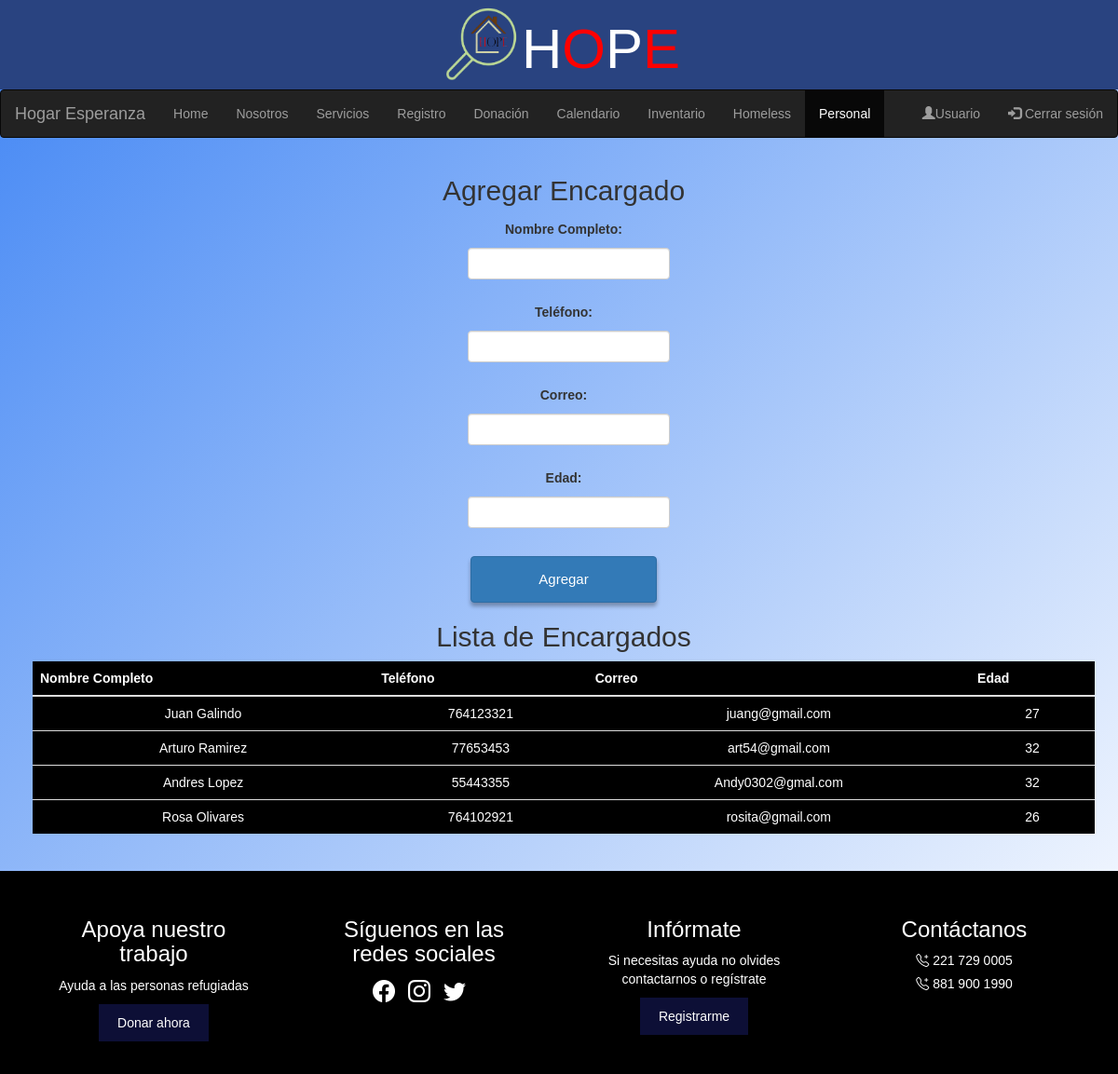
Screenshot of /BackEnd/PHP/HOPE/vistas/personal.php with the database file from the repository.
### tables this page shows
CREATE TABLE `encargado` (
  `encargado` int(11) NOT NULL,
  `nombre_completo` varchar(50) NOT NULL,
  `telefono` int(15) NOT NULL,
  `correo` varchar(50) NOT NULL,
  `edad` int(9) NOT NULL
);

### BackEnd/PHP/HOPE/vistas/personal.php (the view, shortened to what this page needs)
<!DOCTYPE html>
<html lang="en">
<head>
    <link rel="stylesheet" href="https://maxcdn.bootstrapcdn.com/bootstrap/3.4.1/css/bootstrap.min.css">
    <link href="https://cdn.jsdelivr.net/npm/bootstrap-icons@1.10.0/font/bootstrap-icons.css" rel="stylesheet">
    <link rel="stylesheet" href="/HOPE/CSS/styles.css" />
    <link rel="stylesheet" href="https://cdnjs.cloudflare.com/ajax/libs/font-awesome/5.15.4/css/all.min.css">
</head>
<body>
    <header>
      <img src="/HOPE/Assets/logo-removebg-preview.png" alt="" width="90px" height="85px">
        <h1 id="HP">H</h1>
        <h1 id="OE">O</h1>
        <h1 id="HP">P</h1>
        <h1 id="OE">E</h1>
    </header>
    <nav class="navbar navbar-inverse">
      <div class="container-fluid">
        <div class="navbar-header">
          <a class="navbar-brand" href="#">Hogar Esperanza</a>
        </div>
        <ul class="nav navbar-nav">
            <li><a href="/HOPE/vistas/user_admin.php">Home</a></li>
            <li><a href="/HOPE/vistas/nosotros_a.php">Nosotros</a></li>
            <li><a href="/HOPE/vistas/servicios_a.php">Servicios</a></li>
            <li><a href="/HOPE/vistas/registro.php">Registro</a></li>
            <li><a href="/HOPE/vistas/donacion_a.php">Donación</a></li>
            <li><a href="/HOPE/vistas/calendario_a.php">Calendario</a></li>
            <li><a href="/HOPE/vistas/inventario_a.php">Inventario</a></li>
            <li><a href="/HOPE/vistas/homeless.php">Homeless</a></li>
            <li class="active"><a href="#">Personal</a></li>
          </ul>
        <ul class="nav navbar-nav navbar-right">
          <li><a href="/HOPE/vistas/usuario_admin.php"><span class="glyphicon glyphicon-user"></span>Usuario</a></li>
          <li><a href="/HOPE/includes/logout.php"><span class="glyphicon glyphicon-log-in"></span> Cerrar sesión</a></li>
        </ul>
      </div>
    </nav>
    <div class="container">
        <h2>Agregar Encargado</h2>
        <?php
        $servername = "localhost";
        $username = "root";
        $password = "";
        $dbname = "albergue";
        ?>
        <form method="POST">
            <div class="form-group">
                <label for="nombre_completo">Nombre Completo:</label>
                <input type="text" class="form-control" id="nombre_completo" name="nombre_completo" required>
            </div>
            <div class="form-group">
                <label for="telefono">Teléfono:</label>
                <input type="text" class="form-control" id="telefono" name="telefono" required>
            </div>
            <div class="form-group">
                <label for="correo">Correo:</label>
                <input type="email" class="form-control" id="correo" name="correo" required>
            </div>
            <div class="form-group">
                <label for="edad">Edad:</label>
                <input type="number" class="form-control" id="edad" name="edad" required>
            </div>
            <button type="submit" class="btn btn-primary">Agregar</button>
        </form>
        <h2>Lista de Encargados</h2>
        <?php
            $conn = new mysqli($servername, $username, $password, $dbname);
        $sql = "SELECT nombre_completo, telefono, correo, edad FROM encargado";
        $result = $conn->query($sql);
        if ($result === false) {
            echo "<div class='alert alert-danger'>Error en la consulta: " . $conn->error . "</div>";
        } else {
        if ($result->num_rows > 0) {
            echo "<table class='table'>";
            echo "<thead><tr><th>Nombre Completo</th><th>Teléfono</th><th>Correo</th><th>Edad</th></tr></thead><tbody>";
        while($row = $result->fetch_assoc()) {
            echo "<tr><td>" . $row["nombre_completo"]. "</td><td>" . $row["telefono"]. "</td><td>" . $row["correo"]. "</td><td>" . $row["edad"]. "</td></tr>";
        }
        echo "</tbody></table>";
        } else {
        echo "<div class='alert alert-info'>No se encontraron encargados.</div>";
       }
    }
?>
    </div>
    <footer class="footer">
        <div class="footer-section">
          <h3>Apoya nuestro trabajo</h3>
          <p>Ayuda a las personas refugiadas</p>
          <button>Donar ahora</button>
        </div>
        <div class="footer-section">
          <h3>Síguenos en las redes sociales</h3>
          <div class="social-icons">
            <i class="bi bi-facebook"></i>
            <i class="bi bi-instagram"></i>
            <i class="bi bi-twitter"></i>
          </div>
        </div>
        <div class="footer-section">
          <h3>Infórmate</h3>
          <p>Si necesitas ayuda no olvides contactarnos o regístrate</p>
          <button>Registrarme</button>
        </div>
        <div class="footer-section">
          <h3>Contáctanos</h3>
          <p><i class="bi bi-telephone-plus"></i> 221 729 0005</p>
          <p><i class="bi bi-telephone-plus"></i> 881 900 1990</p>
        </div>
    </footer>
</body>
</html>

### BackEnd/PHP/HOPE/CSS/styles.css (style rules this page uses)
* { margin: 0; }
body { font-family: Arial, sans-serif; text-align: center; background: linear-gradient(-45deg, #0d69a6, #6dd5fa, #ffffff, #4286f4 ); background-size: 300% 300%; animation: gradient 10s ease infinite; width: 100%; height: 100%; }
button { padding: 10px 20px; margin: 10px; border: none; background-color: #0D0F36; color: #fff; cursor: pointer; box-shadow: 0 4px 4px 0 rgba(0, 0, 0, 0.3); }
form { display: flex; flex-direction: column; align-items: center; }
label, input { margin: 5px; }
header { background-color: #294380; display: flex; justify-content: center; align-items: center; font-size: 50px; width: 100%; height: 100%; }
#HP { color: #fff; font-size: 60px; }
#OE { color: red; font-size: 60px; }
.container { margin: 20px; }
footer { background-color: #0D0F36; max-width: 100%; }
footer.footer { display: flex; justify-content: space-around; background-color: black; color: white; padding: 20px; flex-wrap: wrap; width: 100%; }
.footer-section { width: 20%; min-width: 200px; margin: 10px 0; }
.footer-section h3 { margin-bottom: 10px; }
.footer-section p, .footer-section button { margin: 5px 0; }
.social-icons i { margin-right: 10px; font-size: 24px; }
.btn { width: 200px; height: 50px; font-size: 15px; }
label { display: block; margin-bottom: 10px; font-weight: bold; }

### BackEnd/PHP/HOPE/vistas/personal.php (style rules this page uses)
.table { background-color: black; color: white; }
.table th, .table td { color: white; }

### rows the page displays
encargado: nombre_completo "Juan Galindo", telefono "764123321", correo "juang@gmail.com", edad "27"
encargado: nombre_completo "Arturo Ramirez", telefono "77653453", correo "art54@gmail.com", edad "32"
encargado: nombre_completo "Andres Lopez", telefono "55443355", correo "Andy0302@gmal.com", edad "32"
encargado: nombre_completo "Rosa Olivares", telefono "764102921", correo "rosita@gmail.com", edad "26"
